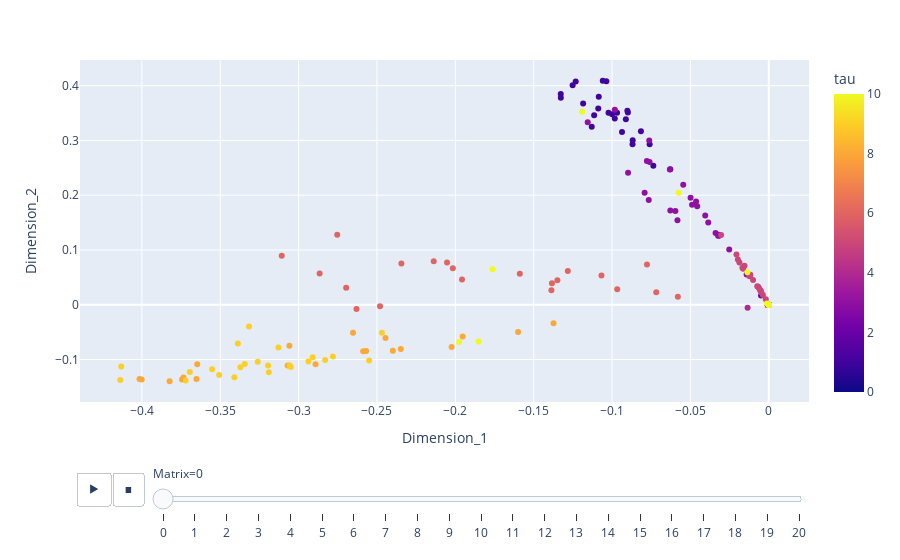

The notebook cell this image was saved under:
### Markdown cell above
Plot the $d=2$ embedding of $A^{(obs)}$ from the UASE of $A^{(obs)}$ and the $B=20$ bootstraps

with the lines from the $U$ matrix added

### Code cell
import plotly.express as px

# Example plot
fig = px.scatter(yadf, 
                 x='Dimension_1', 
                 y='Dimension_2', 
                 color='tau', 
                 animation_frame='Matrix')

fig.show()

### Figure 1 — Plotly figure (JSON) as saved in the notebook; plotly's stock layout.template omitted (floating-point values rounded to 4 significant figures; data arrays with more than 128 entries replaced by an {"elided": "..."} marker saying what was removed)
{"data": [{"hovertemplate": "Matrix=0<br>Dimension_1=%{x}<br>Dimension_2=%{y}<br>tau=%{marker.color}<extra></extra>", "legendgroup": "", "marker": {"color": {"elided": "242 int values"}, "coloraxis": "coloraxis", "symbol": "circle"}, "mode": "markers", "name": "", "orientation": "v", "showlegend": false, "type": "scatter", "x": {"elided": "242 float values"}, "xaxis": "x", "y": {"elided": "242 float values"}, "yaxis": "y"}], "layout": {"coloraxis": {"colorbar": {"title": {"text": "tau"}}, "colorscale": [[0, "#0d0887"], [0.1111, "#46039f"], [0.2222, "#7201a8"], [0.3333, "#9c179e"], [0.4444, "#bd3786"], [0.5556, "#d8576b"], [0.6667, "#ed7953"], [0.7778, "#fb9f3a"], [0.8889, "#fdca26"], [1, "#f0f921"]]}, "legend": {"tracegroupgap": 0}, "margin": {"t": 60}, "sliders": [{"active": 0, "currentvalue": {"prefix": "Matrix="}, "len": 0.9, "pad": {"b": 10, "t": 60}, "steps": [{"args": [["0"], {"frame": {"duration": 0, "redraw": false}, "fromcurrent": true, "mode": "immediate", "transition": {"duration": 0, "easing": "linear"}}], "label": "0", "method": "animate"}, {"args": [["1"], {"frame": {"duration": 0, "redraw": false}, "fromcurrent": true, "mode": "immediate", "transition": {"duration": 0, "easing": "linear"}}], "label": "1", "method": "animate"}, {"args": [["2"], {"frame": {"duration": 0, "redraw": false}, "fromcurrent": true, "mode": "immediate", "transition": {"duration": 0, "easing": "linear"}}], "label": "2", "method": "animate"}, {"args": [["3"], {"frame": {"duration": 0, "redraw": false}, "fromcurrent": true, "mode": "immediate", "transition": {"duration": 0, "easing": "linear"}}], "label": "3", "method": "animate"}, {"args": [["4"], {"frame": {"duration": 0, "redraw": false}, "fromcurrent": true, "mode": "immediate", "transition": {"duration": 0, "easing": "linear"}}], "label": "4", "method": "animate"}, {"args": [["5"], {"frame": {"duration": 0, "redraw": false}, "fromcurrent": true, "mode": "immediate", "transition": {"duration": 0, "easing": "linear"}}], "label": "5", "method": "animate"}, {"args": [["6"], {"frame": {"duration": 0, "redraw": false}, "fromcurrent": true, "mode": "immediate", "transition": {"duration": 0, "easing": "linear"}}], "label": "6", "method": "animate"}, {"args": [["7"], {"frame": {"duration": 0, "redraw": false}, "fromcurrent": true, "mode": "immediate", "transition": {"duration": 0, "easing": "linear"}}], "label": "7", "method": "animate"}, {"args": [["8"], {"frame": {"duration": 0, "redraw": false}, "fromcurrent": true, "mode": "immediate", "transition": {"duration": 0, "easing": "linear"}}], "label": "8", "method": "animate"}, {"args": [["9"], {"frame": {"duration": 0, "redraw": false}, "fromcurrent": true, "mode": "immediate", "transition": {"duration": 0, "easing": "linear"}}], "label": "9", "method": "animate"}, {"args": [["10"], {"frame": {"duration": 0, "redraw": false}, "fromcurrent": true, "mode": "immediate", "transition": {"duration": 0, "easing": "linear"}}], "label": "10", "method": "animate"}, {"args": [["11"], {"frame": {"duration": 0, "redraw": false}, "fromcurrent": true, "mode": "immediate", "transition": {"duration": 0, "easing": "linear"}}], "label": "11", "method": "animate"}, {"args": [["12"], {"frame": {"duration": 0, "redraw": false}, "fromcurrent": true, "mode": "immediate", "transition": {"duration": 0, "easing": "linear"}}], "label": "12", "method": "animate"}, {"args": [["13"], {"frame": {"duration": 0, "redraw": false}, "fromcurrent": true, "mode": "immediate", "transition": {"duration": 0, "easing": "linear"}}], "label": "13", "method": "animate"}, {"args": [["14"], {"frame": {"duration": 0, "redraw": false}, "fromcurrent": true, "mode": "immediate", "transition": {"duration": 0, "easing": "linear"}}], "label": "14", "method": "animate"}, {"args": [["15"], {"frame": {"duration": 0, "redraw": false}, "fromcurrent": true, "mode": "immediate", "transition": {"duration": 0, "easing": "linear"}}], "label": "15", "method": "animate"}, {"args": [["16"], {"frame": {"duration": 0, "redraw": false}, "fromcurrent": true, "mode": "immediate", "transition": {"duration": 0, "easing": "linear"}}], "label": "16", "method": "animate"}, {"args": [["17"], {"frame": {"duration": 0, "redraw": false}, "fromcurrent": true, "mode": "immediate", "transition": {"duration": 0, "easing": "linear"}}], "label": "17", "method": "animate"}, {"args": [["18"], {"frame": {"duration": 0, "redraw": false}, "fromcurrent": true, "mode": "immediate", "transition": {"duration": 0, "easing": "linear"}}], "label": "18", "method": "animate"}, {"args": [["19"], {"frame": {"duration": 0, "redraw": false}, "fromcurrent": true, "mode": "immediate", "transition": {"duration": 0, "easing": "linear"}}], "label": "19", "method": "animate"}, {"args": [["20"], {"frame": {"duration": 0, "redraw": false}, "fromcurrent": true, "mode": "immediate", "transition": {"duration": 0, "easing": "linear"}}], "label": "20", "method": "animate"}], "x": 0.1, "xanchor": "left", "y": 0, "yanchor": "top"}], "updatemenus": [{"buttons": [{"args": [null, {"frame": {"duration": 500, "redraw": false}, "fromcurrent": true, "mode": "immediate", "transition": {"duration": 500, "easing": "linear"}}], "label": "&#9654;", "method": "animate"}, {"args": [[null], {"frame": {"duration": 0, "redraw": false}, "fromcurrent": true, "mode": "immediate", "transition": {"duration": 0, "easing": "linear"}}], "label": "&#9724;", "method": "animate"}], "direction": "left", "pad": {"r": 10, "t": 70}, "showactive": false, "type": "buttons", "x": 0.1, "xanchor": "right", "y": 0, "yanchor": "top"}], "xaxis": {"anchor": "y", "domain": [0, 1], "title": {"text": "Dimension_1"}}, "yaxis": {"anchor": "x", "domain": [0, 1], "title": {"text": "Dimension_2"}}}}
